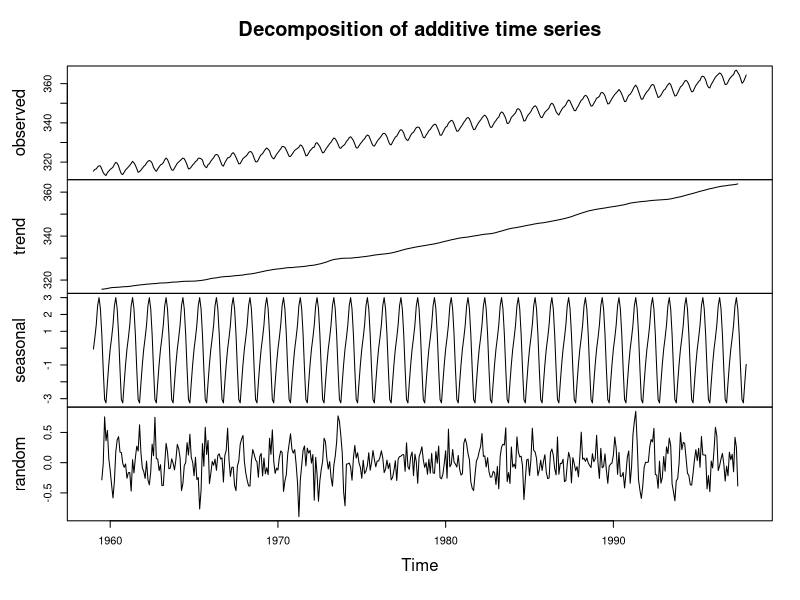

This chart was generated by the following R code: (Note: this script raises an error after producing the figure.)
install.packages("zoo")
library(zoo)

?decompose # 가법모형 / 승법모형 중 어떤 것을 쓸지 표시해줌
# 가법모형 :   Y[t] = T[t] + S[t] + e[t]
# 승법모형 :   Y[t] = T[t] * S[t] * e[t]


require(graphics)
m <- decompose(co2)  # co2 내장자료를 분해함.
m$figure  
plot(m)
# 1. 관측된 그래프
# 2. 추세 = 증가
# 3. 계절요인 = 규칙성 O
# 4. 임의로 변동하는 부분 = 오차부분 / 규칙성 X

# 애플의 조정된 주식종가 자료 - 배당, 감자 등 이벤트를 반영한 종가

getwd()
setwd("C:/dev/r_workspace/source/0933OS_Code/Chapter 1")
library(readxl)                                           # Y만 대문자 
aapl <- read.zoo("aapl.csv", sep = ",", header = TRUE, format="%Y-%m-%d")
  
plot(aapl, main = "APPLE Closing Prices on NASDAQ", ylab = "Pricie(USE)", xlab = "Date")
         #제목                                          #Y축 명               # X축 명  

head(aapl) #2000년 1월 부터 
tail(aapl) #2013년 4월 말까지의 자료
aapl[which.max(aapl)]  # 최고가의 인덱스(날짜)
aapl[which.min(aapl)]  # 최저가의 인덱스(날짜)

